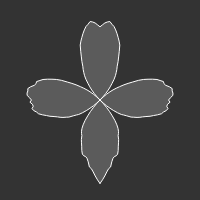
Frame 1 (no input)
Frame 60 (no input): identical to frame 1, image omitted
Frame 120 (the mouse pressed at the canvas centre since frame 60): identical to frame 1, image omitted

The p5.js sketch that drew this single still picture (run headless with seeded random() and noise() and a simulated clock; from frame 60 on, the mouse is pressed at the canvas centre):

// p5.js sketch
// ── sketch.js
/**
 * sketch.js
 *
 *
 * p5.js 레퍼런스: http://p5js.org/reference
 * 웹기술 레퍼런스: http://developer.mozilla.org
 * 로즈 메스메틱스 레퍼런스 : https://en.wikipedia.org/wiki/Rose_(mathematics)
 *
 * @author : https://github.com/Mosframe
 */


// -----------------------------------------------------------------
// 변수, 오브젝트 정의
// -----------------------------------------------------------------
var fps;



// -----------------------------------------------------------------
// p5.js 함수들
// -----------------------------------------------------------------

function setup () {

    fps = createP('');

    createCanvas(200, 200);
    background(51);

    translate( width/2, height/2 );

    var r = 100;
    stroke(255);
    fill(255,50);
    strokeWeight(1);

    // 날개 생성

    var da = PI / 100;
    var xoff = 0;
    beginShape();

    // 오른쪽 날개

    for( var a=-PI/2; a <= PI/2; a+= da ) {

        var n = noise(xoff);
        var r = cos(2*a) * map(n, 0, 1, 50, 100);
        var x = r * cos(a);
        var y = r * sin(a);
        xoff += 0.1;

        //point(x,y);
        vertex(x,y);
    }

    // 왼쪽 날개

    for( var a= PI/2; a <= 3*PI/2; a += da ) {

        var n = noise(xoff);
        var r = cos(2*a) * map(n, 0, 1, 50, 100);
        var x = r * cos(a);
        var y = r * sin(a);
        xoff -= 0.1;

        //point(x,y);
        vertex(x,y);
    }
    endShape();
}


function draw () {

    //background(0);


    fps.html(floor(frameRate()));
}


// -----------------------------------------------------------------
// 사용자 정의 함수들
// -----------------------------------------------------------------
